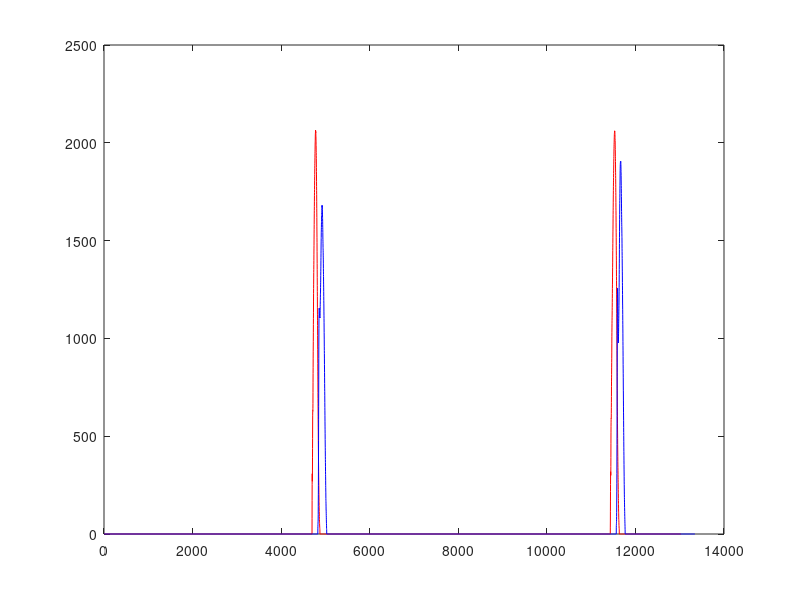
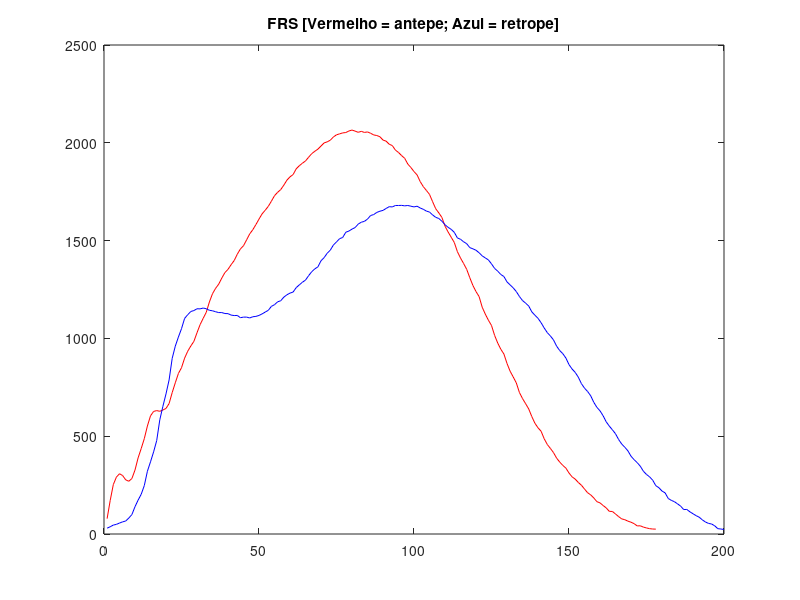

Source code (MATLAB) for these figures, in order:
clc
close all

pkg load io
vol1_antepe = dlmread('Voluntario_01_antepe.csv', ',', 5, 0);
vol1_retropepe = dlmread('Voluntario_01_retrope.csv', ',', 5, 0);
#fz1 = vol1_antepe(:, 5); % selecionar a coluna 5 que eh o fz da plataforma de forca 1 
fz2_vol1_antepe = vol1_antepe(:, 14); % selecionar a coluna 5 que eh o fz da plataforma de forca 2 
fz2_vol1_retrope = vol1_retropepe(:, 14); % selecionar a coluna 5 que eh o fz da plataforma de forca 2

#plot(fz1, 'b')

plot(fz2_vol1_antepe, 'r')
hold on
plot(fz2_vol1_retrope, 'b')


fsuporte_a = find(fz2_vol1_antepe(1:8000, :) > 0);
fsuporte_r = find(fz2_vol1_retrope(1:8000, :) > 0);


fz2_vol1a = fz2_vol1_antepe(fsuporte_a, :);
fz2_vol1r = fz2_vol1_retrope(fsuporte_r, :);
figure 
plot(fz2_vol1a, 'r')
hold on
plot(fz2_vol1r, 'b')
title('FRS [Vermelho = antepe; Azul = retrope]')
